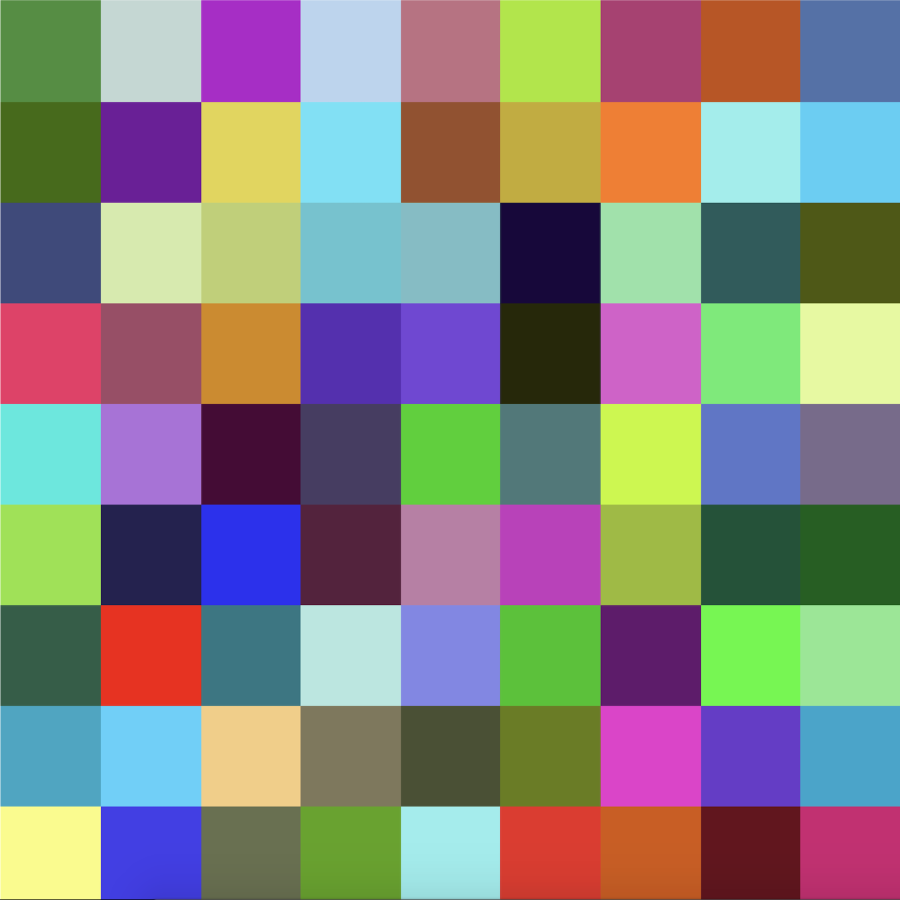
#> input picture module01-getting-started-with-images/checkerboard_color.png, 1800 x 1800 px, found by its file name (shown at 1/2 size)
$ jupyter execute --allow-errors 08_02_edge-detection.ipynb   (shell and % lines are left out)   (older library calls are emulated)
#> lines starting #> are read from the running program, lines starting #| are printed output that depends on the picture
<h1 style="font-size:30px;">Edge Detection</h1>

Edge detection is an image-processing technique used to identify the boundaries (edges) of objects, or regions within an image. Edges are among the most important features associated with images. We come to know of the underlying structure of an image through its edges. Computer vision processing pipelines therefore extensively use edge detection in applications. In this notebook, we will explore how convolution is used to detect edges and will cover the following edge detection methods.

* Sobel Edge Detection
* Canny Edge Detection

<br>
<center>

</center>
<br>

Edge detection is applied to grayscale images that are also often blurred prior to performing edge detection. Blurring is performed to reduce the noise in the image. In edge detection, numerical derivatives of the pixel intensities are computed, and this typically results in ‘noisy’ edges. In other words, the intensity of neighboring pixels in an image (especially near edges) can fluctuate quite a bit, giving rise to edges that don’t represent the predominant edge structure we are typically looking for. Blurring smooths the intensity variation near the edges, making it easier to identify the edge structure within the image.

[cell 1]
import cv2
from matplotlib import pyplot as plt
import numpy as np
plt.rcParams['image.cmap'] = 'gray'

if 'google.colab' in str(get_ipython()):
    print("Downloading Code to Colab Environment")
    !wget https://www.dropbox.com/sh/287dmicr7k30m3q/AADpOe7w4ouuMp2cyA1uNFjva?dl=1 -O module-code.zip -q --show-progress
    !unzip -qq module-code.zip
else:
    pass

# 1. Sobel Edge Detection using filter2D()

Sobel Edge Detection is one of the most widely used algorithms for edge detection. The Sobel Operator detects edges that are marked by sudden changes in pixel intensity. A sudden change in the derivative of intensity function will reveal a change in the pixel intensity as well. With this in mind, we can approximate the derivative, using a 3×3 kernel. We use one kernel to detect sudden changes in pixel intensity in the X direction, and another in the Y direction.

* X-direction Kernel : $$\begin{bmatrix} -1 & 0 & 1 \\ -2 & 0 & 2 \\ -1 & 0 & 1 \end{bmatrix}$$

* Y-direction Kernel : $$\begin{bmatrix} 1 & 2 & 1 \\ 0 & 0 & 0 \\ -1 & -2 & -1 \end{bmatrix}$$

When these kernels are convolved with the original image, you get a ‘Sobel edge image’.

 * If we use only the Vertical Kernel, the convolution yields a Sobel image, with edges enhanced in the X-direction
 * Using the Horizontal Kernel yields a Sobel image, with edges enhanced in the Y-direction.

## 1.1 Convolution Example
<br>
<center>

</center>
<br>

<center>

</center>
<br>

[cell 2]
image_8x8 = np.ones((8, 8), dtype = np.uint8)*90
image_8x8[1:7,1:4] = 20
image_8x8[1:7,4:7] = 150

print(image_8x8)
# Define the Sobel-X kernel.
kernel = np.array([[-1, 0, 1],
                   [-2, 0, 2],
                   [-1, 0, 1]])

# Convolve the image with Sobel-X 3x3 kernel.
sobelx_filter2d = cv2.filter2D(src=image_8x8, ddepth=cv2.CV_64F, kernel=kernel, borderType=cv2.BORDER_REPLICATE)

# Print the filtered results (intensity gradients)
print('')
print(sobelx_filter2d)
print('')

# Example: Map gradients to [0, 255]
sobelx_filter2d = sobelx_filter2d - sobelx_filter2d.min()
sobelx_filter2d = sobelx_filter2d/sobelx_filter2d.max()
sobelx_filter2d = (sobelx_filter2d * 255).astype('uint8')
print(sobelx_filter2d)

plt.figure(figsize = (12, 10))
plt.subplot(121); plt.axis('off'); plt.imshow(image_8x8);       plt.title('Original Image')
plt.subplot(122); plt.axis('off'); plt.imshow(sobelx_filter2d); plt.title('Intensity Gradients');
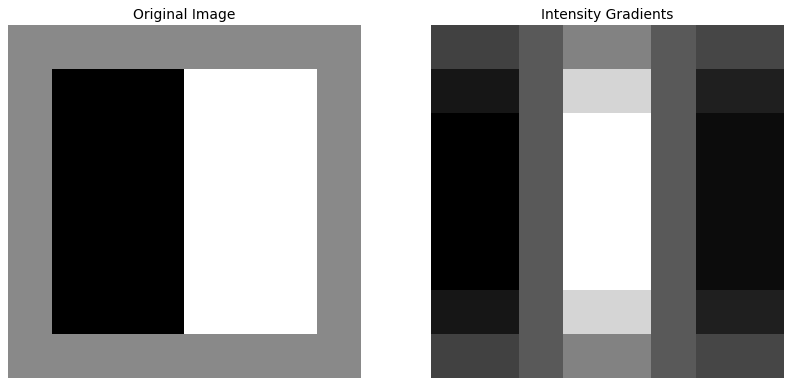
#> figure drawn by matplotlib, 2 panels

## 1.2 Detect Vertical Edges using Sobel-X Kernel and filter2D()

### <font style = "color:rgb(50,120,229)">Convert to grayscale</font>

[cell 3]
# Read image.
img = cv2.imread('checkerboard_color.png')
#> img is the input picture: shape (1800, 1800, 3); mean B, G, R 126.7, 131.4, 133.1
# Convert to grayscale.
img_gray = cv2.cvtColor(img, cv2.COLOR_BGR2GRAY)
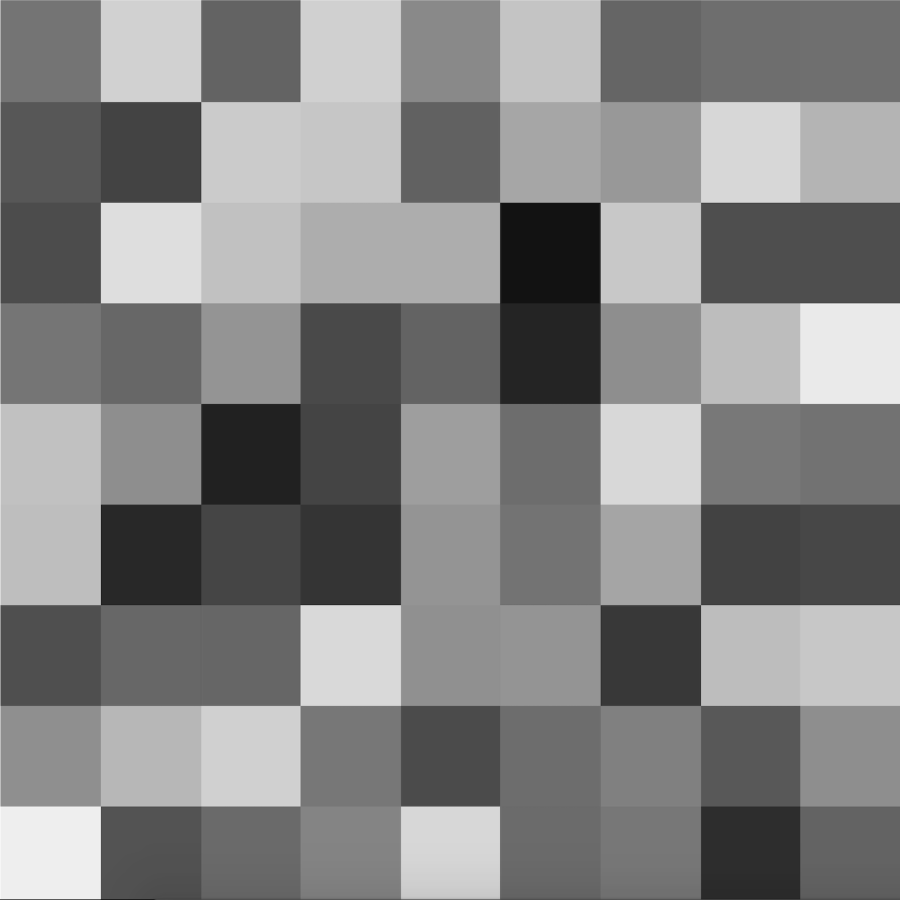
#> img_gray: shape (1800, 1800) (shown at 1/2 size); min 0, max 252, mean 131.4

print(img.shape)
#| (1800, 1800, 3)

plt.figure(figsize = (12, 8))
plt.subplot(121); plt.axis('off'); plt.imshow(img[:,:,::-1]); plt.title('Original')
plt.subplot(122); plt.axis('off'); plt.imshow(img_gray);      plt.title('Gray Scale');
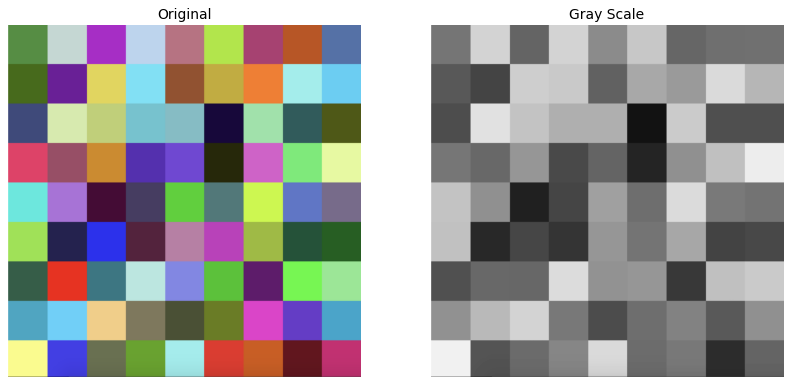
#> figure drawn by matplotlib, 2 panels

### <font style = "color:rgb(50,120,229)">Define a Kernel and Apply Convolution</font>

[cell 4]
# Define a Sobel-X kernel.
kernel = np.array([[-1, 0, 1],
                   [-2, 0, 2],
                   [-1, 0, 1]])

sobelx = cv2.filter2D(src = img_gray, ddepth = cv2.CV_64F, kernel = kernel)
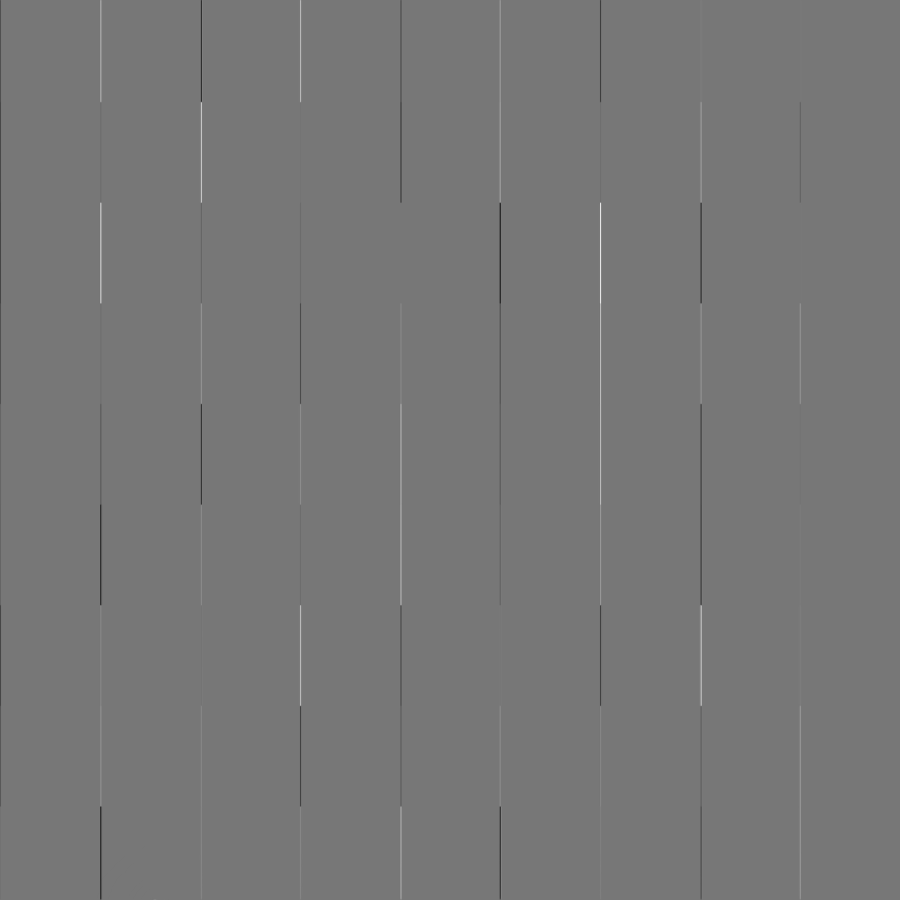
#> sobelx: shape (1800, 1800) float64 (shown at 1/2 size); min -696, max 790, mean -0.2; drawn with min black and max white

plt.figure(figsize = (20,12))
plt.subplot(131); plt.axis('off'); plt.imshow(img[:,:,::-1]); plt.title('Original')
plt.subplot(132); plt.axis('off'); plt.imshow(img_gray);      plt.title('Grayscale')
plt.subplot(133); plt.axis('off'); plt.imshow(sobelx);        plt.title('Sobel-X Edge Map');
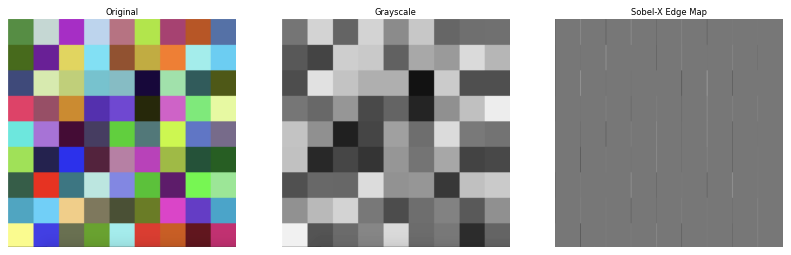
#> figure drawn by matplotlib, 3 panels

# 2. Using Sobel() to Detect Vertical and Horizontal Edges

OpenCV has a dedicated function called `Sobel()` that performs Sobel edge detection which is more conveninet that using the more general `filer2D()` function. Let's see how to use `Sobel()`.

<hr style="border:none; height: 4px; background-color:#D3D3D3" />

### <font style = "color:rgb(8,133,37)">Function Syntax</font>

```python
dst = cv.Sobel(src, ddepth, dx, dy[, dst[, ksize[, scale[, delta[, borderType]]]]])
```

`dst`: output image of the same size and the same number of channels as src .

The function has **4 required arguments**:

 1. `src`: input image.
 2. `ddepth`: is the depth of the destination image.
 3.  `dx`: Horizontal sobel derivative.
 4.  `dy`: Vertical sobel derivative.


### <font style="color:rgb(8,133,37)">OpenCV Documentation</font>

[**`sobel()`**](https://docs.opencv.org/4.5.2/d4/d86/group__imgproc__filter.html#gacea54f142e81b6758cb6f375ce782c8d)

 <hr style="border:none; height: 4px; background-color:#D3D3D3" />

## 2.1 Using Sobel() to Detect Vertical and Horizontal Edges

[cell 5]
sobelx  = cv2.Sobel(src = img_gray, ddepth = cv2.CV_64F, dx = 1, dy = 0, ksize = 3)
sobely  = cv2.Sobel(src = img_gray, ddepth = cv2.CV_64F, dx = 0, dy = 1, ksize = 3)
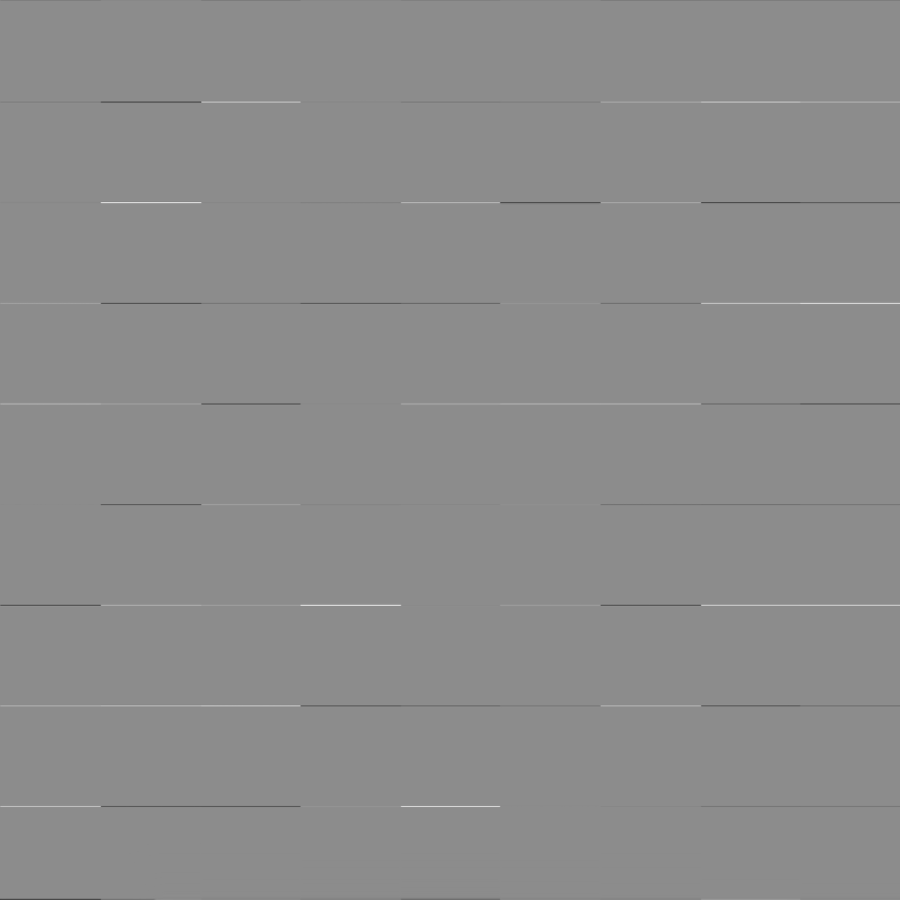
#> sobely: shape (1800, 1800) float64 (shown at 1/2 size); min -976, max 796, mean -0.4; drawn with min black and max white

plt.figure(figsize = (20,12))
plt.subplot(141); plt.axis('off'); plt.imshow(img[:,:,::-1]); plt.title('Original')
plt.subplot(142); plt.axis('off'); plt.imshow(img_gray);      plt.title('Grayscale')
plt.subplot(143); plt.axis('off'); plt.imshow(sobelx);        plt.title('Sobel-X Edge Map')
plt.subplot(144); plt.axis('off'); plt.imshow(sobely);        plt.title('Sobel-Y Edge Map');
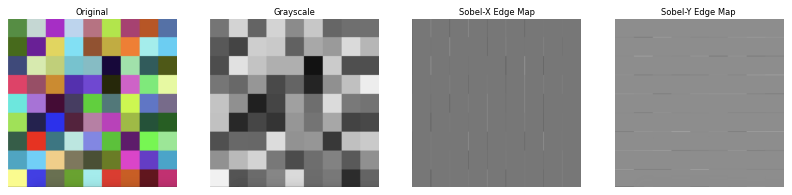
#> figure drawn by matplotlib, 4 panels

$ run again, with module01-getting-started-with-images/new-apollo-as-png.png copied over module01-getting-started-with-images/checkerboard_color.png
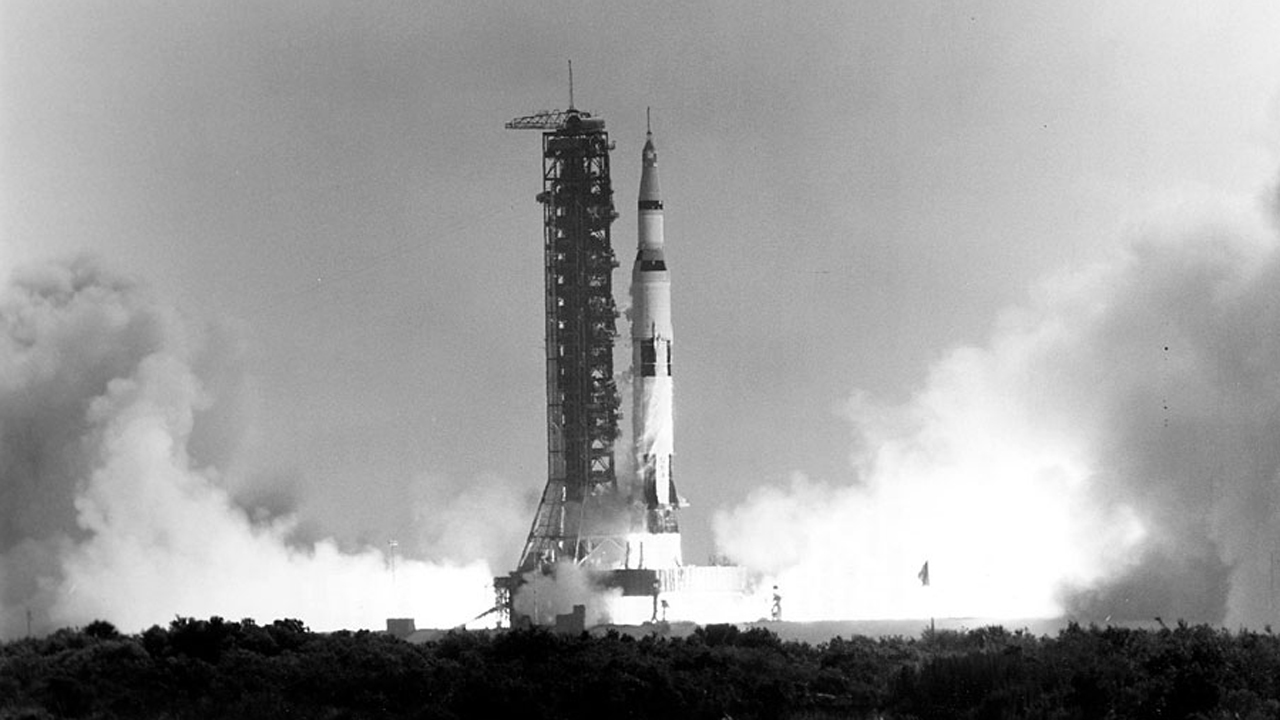
#> input picture module01-getting-started-with-images/new-apollo-as-png.png, 1280 x 720 px, found by its file name
#> img is the input picture: shape (720, 1280, 3); min 0, max 255, mean 156.2
#| (720, 1280, 3)
#> `sobelx = cv2.filter2D(src = img_gray, ddepth = cv2.CV_64F, kernel = ke..`:
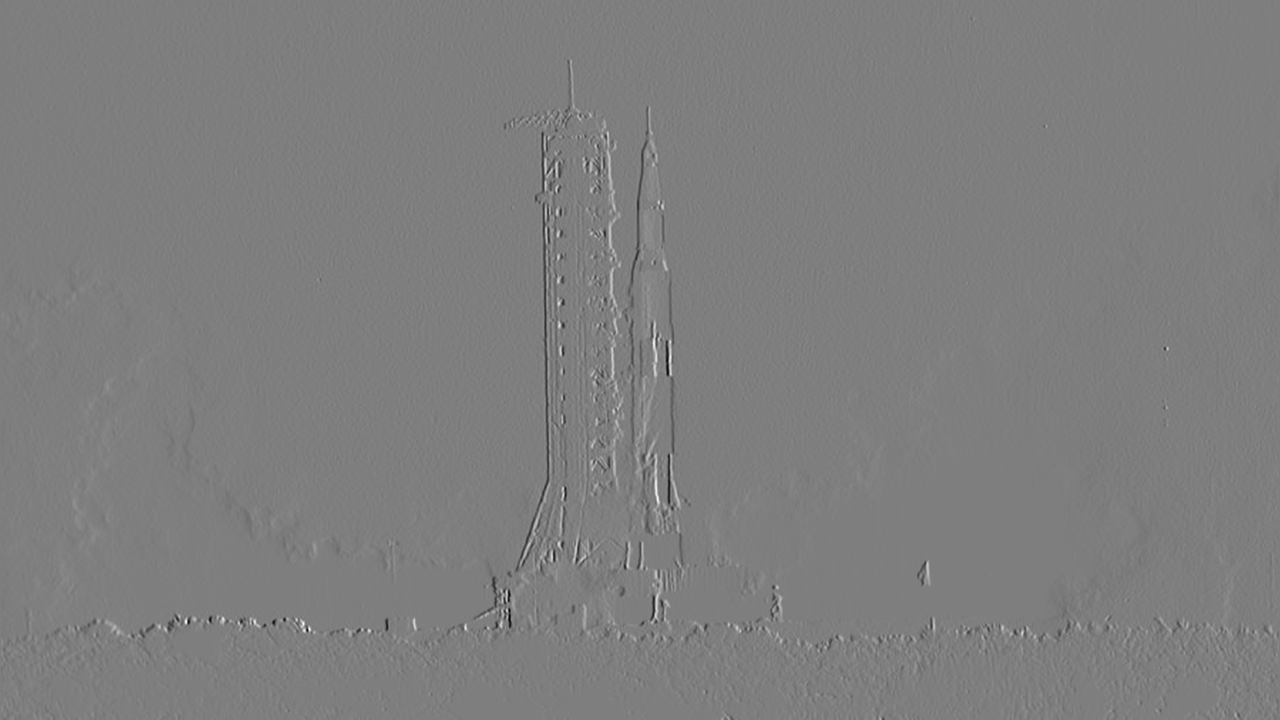
#> sobelx: shape (720, 1280) float64; min -766, max 776, mean 0; drawn with min black and max white
#> `sobely  = cv2.Sobel(src = img_gray, ddepth = cv2.CV_64F, dx = 0, dy = ..`:
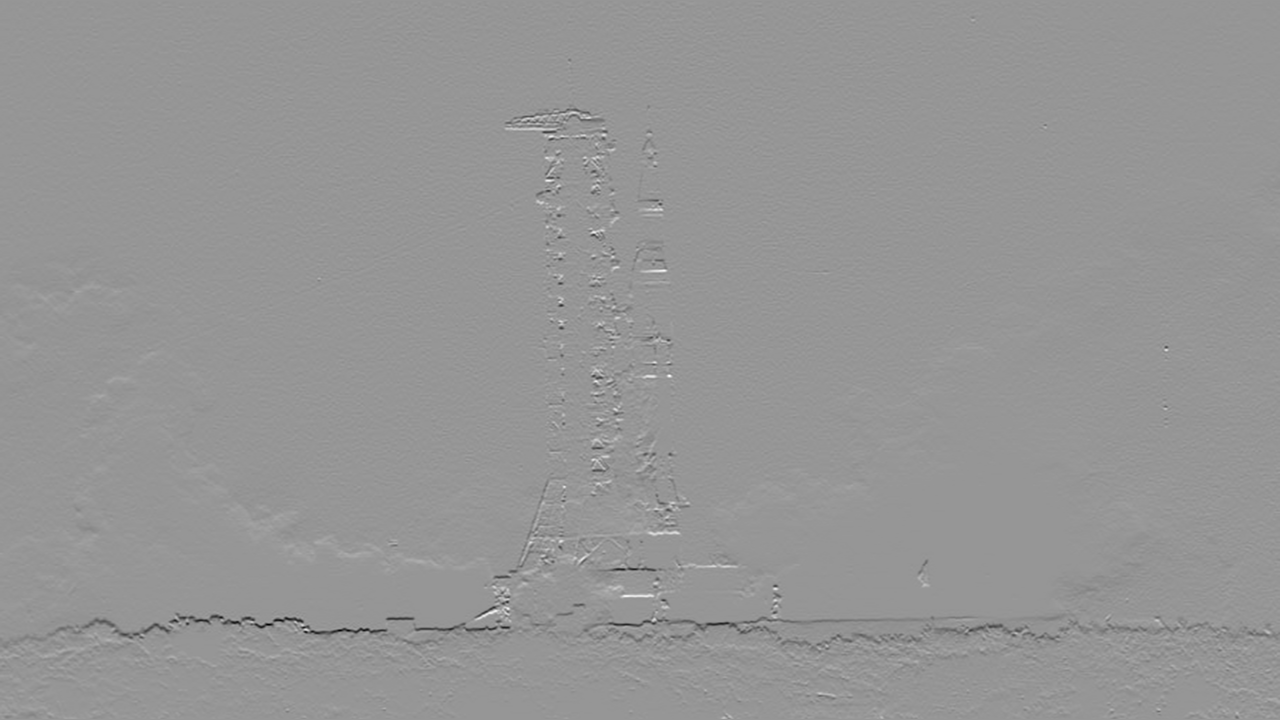
#> sobely: shape (720, 1280) float64; min -876, max 612, mean -1.9; drawn with min black and max white
